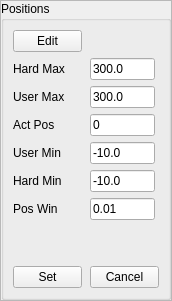
                <widget class="QFrame" name="frameParamPositions_set">
                 <property name="sizePolicy">
                  <sizepolicy hsizetype="Preferred" vsizetype="Expanding">
                   <horstretch>0</horstretch>
                   <verstretch>1</verstretch>
                  </sizepolicy>
                 </property>
                 <property name="maximumSize">
                  <size>
                   <width>170</width>
                   <height>16777215</height>
                  </size>
                 </property>
                 <property name="frameShape">
                  <enum>QFrame::Shape::StyledPanel</enum>
                 </property>
                 <property name="frameShadow">
                  <enum>QFrame::Shadow::Raised</enum>
                 </property>
                 <layout class="QVBoxLayout" name="layout_frameParamPositions_set">
                  <property name="spacing">
                   <number>0</number>
                  </property>
                  <property name="leftMargin">
                   <number>0</number>
                  </property>
                  <property name="topMargin">
                   <number>0</number>
                  </property>
                  <property name="rightMargin">
                   <number>0</number>
                  </property>
                  <property name="bottomMargin">
                   <number>0</number>
                  </property>
                  <item>
                   <widget class="QGroupBox" name="gbPositions_set">
                    <property name="maximumSize">
                     <size>
                      <width>170</width>
                      <height>16777215</height>
                     </size>
                    </property>
                    <property name="title">
                     <string>Positions</string>
                    </property>
                    <layout class="QGridLayout" name="layoutPositions_2_set">
                     <property name="horizontalSpacing">
                      <number>8</number>
                     </property>
                     <property name="verticalSpacing">
                      <number>6</number>
                     </property>
                     <item row="7" column="1">
                      <spacer name="verticalSpacer_set">
                       <property name="orientation">
                        <enum>Qt::Orientation::Vertical</enum>
                       </property>
                       <property name="sizeHint" stdset="0">
                        <size>
                         <width>20</width>
                         <height>40</height>
                        </size>
                       </property>
                      </spacer>
                     </item>
                     <item row="4" column="1">
                      <widget class="QLineEdit" name="txtUserMin_2_set">
                       <property name="maximumSize">
                        <size>
                         <width>65</width>
                         <height>16777215</height>
                        </size>
                       </property>
                       <property name="text">
                        <string>-10.0</string>
                       </property>
                      </widget>
                     </item>
                     <item row="4" column="0">
                      <widget class="QLabel" name="lblUserMin_2_set">
                       <property name="text">
                        <string>User Min</string>
                       </property>
                      </widget>
                     </item>
                     <item row="6" column="0">
                      <widget class="QLabel" name="lblPosWin2_2_set">
                       <property name="text">
                        <string>Pos Win</string>
                       </property>
                      </widget>
                     </item>
                     <item row="8" column="1">
                      <widget class="QPushButton" name="btnPosCancel_set">
                       <property name="visible">
                        <bool>false</bool>
                       </property>
                       <property name="text">
                        <string>Cancel</string>
                       </property>
                      </widget>
                     </item>
                     <item row="3" column="0">
                      <widget class="QLabel" name="lblActPos_2_set">
                       <property name="text">
                        <string>Act Pos</string>
                       </property>
                      </widget>
                     </item>
                     <item row="5" column="0">
                      <widget class="QLabel" name="lblHardMin_2_set">
                       <property name="text">
                        <string>Hard Min</string>
                       </property>
                      </widget>
                     </item>
                     <item row="5" column="1">
                      <widget class="QLineEdit" name="txtHardMin_2_set">
                       <property name="maximumSize">
                        <size>
                         <width>65</width>
                         <height>16777215</height>
                        </size>
                       </property>
                       <property name="text">
                        <string>-10.0</string>
                       </property>
                      </widget>
                     </item>
                     <item row="3" column="1">
                      <widget class="QLineEdit" name="txtActPos_2_set">
                       <property name="maximumSize">
                        <size>
                         <width>65</width>
                         <height>16777215</height>
                        </size>
                       </property>
                       <property name="text">
                        <string>0</string>
                       </property>
                       <property name="readOnly">
                        <bool>true</bool>
                       </property>
                      </widget>
                     </item>
                     <item row="1" column="1">
                      <widget class="QLineEdit" name="txtHardMax_2_set">
                       <property name="maximumSize">
                        <size>
                         <width>65</width>
                         <height>16777215</height>
                        </size>
                       </property>
                       <property name="text">
                        <string>300.0</string>
                       </property>
                      </widget>
                     </item>
                     <item row="8" column="0">
                      <widget class="QPushButton" name="btnPosSet_set">
                       <property name="text">
                        <string>Set</string>
                       </property>
                      </widget>
                     </item>
                     <item row="2" column="1">
                      <widget class="QLineEdit" name="txtUserMax_2_set">
                       <property name="maximumSize">
                        <size>
                         <width>65</width>
                         <height>16777215</height>
                        </size>
                       </property>
                       <property name="text">
                        <string>300.0</string>
                       </property>
                      </widget>
                     </item>
                     <item row="1" column="0">
                      <widget class="QLabel" name="lblHardMax_2_set">
                       <property name="text">
                        <string>Hard Max</string>
                       </property>
                      </widget>
                     </item>
                     <item row="2" column="0">
                      <widget class="QLabel" name="lblUserMax_2_set">
                       <property name="text">
                        <string>User Max</string>
                       </property>
                      </widget>
                     </item>
                     <item row="6" column="1">
                      <widget class="QLineEdit" name="txtPosWin_2_set">
                       <property name="maximumSize">
                        <size>
                         <width>65</width>
                         <height>16777215</height>
                        </size>
                       </property>
                       <property name="text">
                        <string>0.01</string>
                       </property>
                      </widget>
                     </item>
                     <item row="0" column="0">
                      <widget class="QPushButton" name="btnPosEdit_set">
                       <property name="sizePolicy">
                        <sizepolicy hsizetype="Preferred" vsizetype="Fixed">
                         <horstretch>0</horstretch>
                         <verstretch>0</verstretch>
                        </sizepolicy>
                       </property>
                       <property name="visible">
                        <bool>false</bool>
                       </property>
                       <property name="text">
                        <string>Edit</string>
                       </property>
                      </widget>
                     </item>
                    </layout>
                   </widget>
                  </item>
                 </layout>
                </widget>
